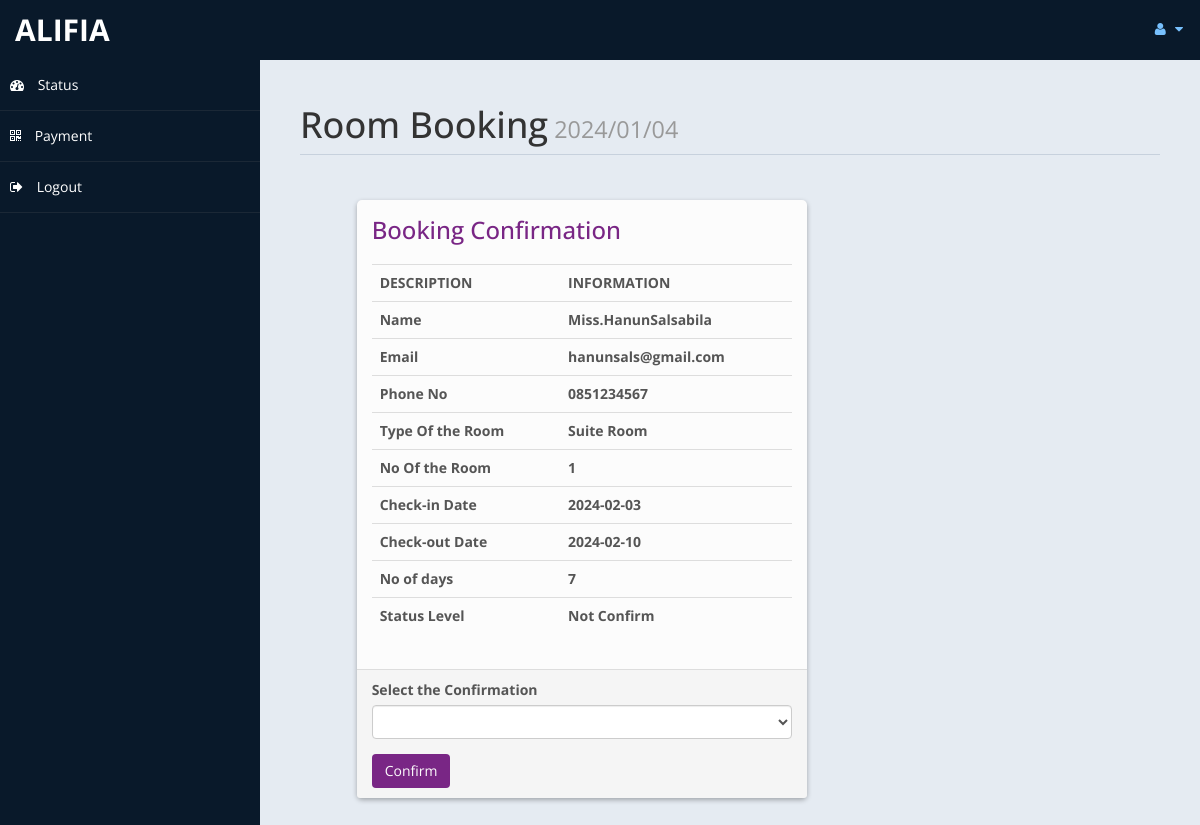
Page /admin/roombook.php?rid=32 (signed in) on the committed database.
### tables this page shows
CREATE TABLE `roombook` (
  `id` int(10) UNSIGNED NOT NULL,
  `Title` varchar(5) DEFAULT NULL,
  `FName` text DEFAULT NULL,
  `LName` text DEFAULT NULL,
  `Email` varchar(50) DEFAULT NULL,
  `Phone` text DEFAULT NULL,
  `TRoom` varchar(20) DEFAULT NULL,
  `NRoom` varchar(2) DEFAULT NULL,
  `cin` date DEFAULT NULL,
  `cout` date DEFAULT NULL,
  `stat` varchar(15) DEFAULT NULL,
  `nodays` int(11) DEFAULT NULL
);

### admin/roombook.php (the view, shortened to what this page needs)
	<?php
		if(!isset($_GET["rid"]))
		{
			 header("location:index.php");
		}
		else{
				$curdate=date("Y/m/d");
				include ('db.php');
				$id = $_GET['rid'];
				$sql ="Select * from roombook where id = '$id'";
				$re = mysqli_query($con,$sql);
				while($row=mysqli_fetch_array($re))
				{
					$title = $row['Title'];
					$fname = $row['FName'];
					$lname = $row['LName'];
					$email = $row['Email'];
					$Phone = $row['Phone'];
					$troom = $row['TRoom'];
					$nroom = $row['NRoom'];
					$cin = $row['cin'];
					$cout = $row['cout'];
					$sta = $row['stat'];
					$days = $row['nodays'];
				}
			}
	?>
<!DOCTYPE html>
<html xmlns="http://www.w3.org/1999/xhtml">
<head>
    <link href="assets/css/bootstrap.css" rel="stylesheet" />
    <link href="assets/css/font-awesome.css" rel="stylesheet" />
    <link href="assets/js/morris/morris-0.4.3.min.css" rel="stylesheet" />
    <link href="assets/css/custom-styles.css" rel="stylesheet" />
</head>
<body>
    <div id="wrapper">
        <nav class="navbar navbar-default top-navbar" role="navigation">
            <div class="navbar-header">
                <a class="navbar-brand" href="home.php"> <?php echo $_SESSION["user"]; ?> </a>
            </div>
            <ul class="nav navbar-top-links navbar-right">
                <li class="dropdown">
                    <a class="dropdown-toggle" data-toggle="dropdown" href="#" aria-expanded="false">
                        <i class="fa fa-user fa-fw"></i> <i class="fa fa-caret-down"></i>
                    </a>
                </li>
            </ul>
        </nav>
        <nav class="navbar-default navbar-side" role="navigation">
            <div class="sidebar-collapse">
                <ul class="nav" id="main-menu">
                    <li>
                        <a  href="home.php"><i class="fa fa-dashboard"></i> Status</a>
                    </li>
                    <li>
                        <a href="payment.php"><i class="fa fa-qrcode"></i> Payment</a>
                    </li>
                    <li>
                        <a href="logout.php"><i class="fa fa-sign-out"></i> Logout</a>
                    </li>
				</ul>
            </div>
        </nav>
        <div id="page-wrapper">
            <div id="page-inner">
                <div class="row">
                    <div class="col-md-12">
                        <h1 class="page-header">
                            Room Booking<small>	<?php echo  $curdate; ?> </small>
                        </h1>
                    </div>
					<div class="col-md-8 col-sm-8">
                    <div class="booking-details">
                        <div class="panel-heading" >
                           <h3>Booking Confirmation</h3>
                        </div>
                        <div class="panel-body">
							<div class="table-responsive">
                                <table class="table">
                                    <tr>
                                        <th><b>DESCRIPTION</b></th>
                                        <th><b>INFORMATION</b></th>
                                    </tr>
                                    <tr>
                                        <th>Name</th>
                                        <th><?php echo $title.$fname.$lname; ?> </th>
                                    </tr>
									<tr>
                                        <th>Email</th>
                                        <th><?php echo $email; ?> </th>
									</tr>
										<tr>
                                            <th>Phone No </th>
                                            <th><?php echo $Phone; ?></th>
                                        </tr>
										<tr>
                                            <th>Type Of the Room </th>
                                            <th><?php echo $troom; ?></th>
                                        </tr>
										<tr>
                                            <th>No Of the Room </th>
                                            <th><?php echo $nroom; ?></th>
                                        </tr>
										<tr>
                                            <th>Check-in Date </th>
                                            <th><?php echo $cin; ?></th>
                                        </tr>
										<tr>
                                            <th>Check-out Date</th>
                                            <th><?php echo $cout; ?></th>
                                        </tr>
										<tr>
                                            <th>No of days</th>
                                            <th><?php echo $days; ?></th>
                                        </tr>
										<tr>
                                            <th>Status Level</th>
                                            <th><?php echo $sta; ?></th>
                                        </tr>
                                </table>
                            </div>
                        </div>
                        <div class="panel-footer">
                            <form method="post">
										<div class="form-group">
														<label>Select the Confirmation</label>
														<select name="conf"class="form-control">
															<option value selected>	</option>
															<option value="Confirm">Confirm</option>
														</select>
										 </div>
							<input type="submit" name="co" value="Confirm" class="btn" style="background-color: #792685; color: #fcfcfc">
							</form>
                        </div>
                    </div>
					</div>
                </div>
                </div>
         </div>
        </div>
</body>
</html>

### admin/assets/css/custom-styles.css (style rules this page uses)
body { font-family: 'Open Sans', sans-serif; }
#wrapper { width: 100%; background:#09192A; }
#page-wrapper { padding: 15px 15px; min-height: 600px; background:#E5EBF2; }
#page-inner { width:100%; margin:10px 20px 10px 0px; background-color:transparent; padding:10px; min-height:1200px; }
h1, .h1, h2, .h2, h3, .h3 { margin-top: 7px; margin-bottom: -5px; }
.page-header { padding-bottom: 9px; margin: 10px 0 45px; border-bottom: 1px solid #C7D1DD; }
.top-navbar { margin:0px; }
.top-navbar .navbar-brand { color: #fff; width: 260px; text-align: left; height: 60px; font-size: 30px; font-weight: 700; text-transform: uppercase; line-height: 30px; }
.top-navbar .nav > li { position: relative; display: inline-block; }
.top-navbar .nav > li > a { position: relative; display: block; padding: 19px 15px; color: #77C0FD; }
.sidebar-collapse , .sidebar-collapse .nav { background:none; }
.sidebar-collapse .nav { padding:0; }
.sidebar-collapse .nav > li > a { color:#fff; background:transparent; text-shadow:none; }
.sidebar-collapse > .nav > li > a { padding:15px 10px; }
.sidebar-collapse > .nav > li { border-bottom: 1px solid rgba(107, 108, 109, 0.19); }
.navbar-side { border:none; background-color: transparent; }
.top-navbar { background:#09192A; border-bottom:none; }
.top-navbar .nav > li > a > i { margin-right: 2px; }
.navbar-default { border:0px solid black; }
.navbar-header { background: #09192A; }
.nav > li > a > i { margin-right:10px; }
@media (min-width:768px) { #page-wrapper { margin: 0 0 0 260px; padding: 15px 30px; min-height: 1200px; } }
@media (min-width:768px) { .navbar-side { z-index: 1; position: absolute; width: 260px; } }
@media (min-width:768px) { .navbar { border-radius: 0px; } }

### admin/roombook.php (style rules this page uses)
.booking-details { max-width: 450px; max-height: 800px; margin: 0 auto; padding: 0px; background-color: #fcfcfc; border-radius: 5px; box-shadow: 0 2px 5px rgba(0, 0, 0, 0.3); color:rgb(85, 85, 85); }
h3 { color: #792685; }

### rows in the picture
roombook: Title "Miss.", FName "Hanun", LName "Salsabila", Email "hanunsals@gmail.com", Phone "0851234567", TRoom "Suite Room", NRoom "1", cin "2024-02-03", cout "2024-02-10", nodays "7", stat "Not Confirm"

### other values in the picture
$_SESSION["user"] "ALIFIA"
